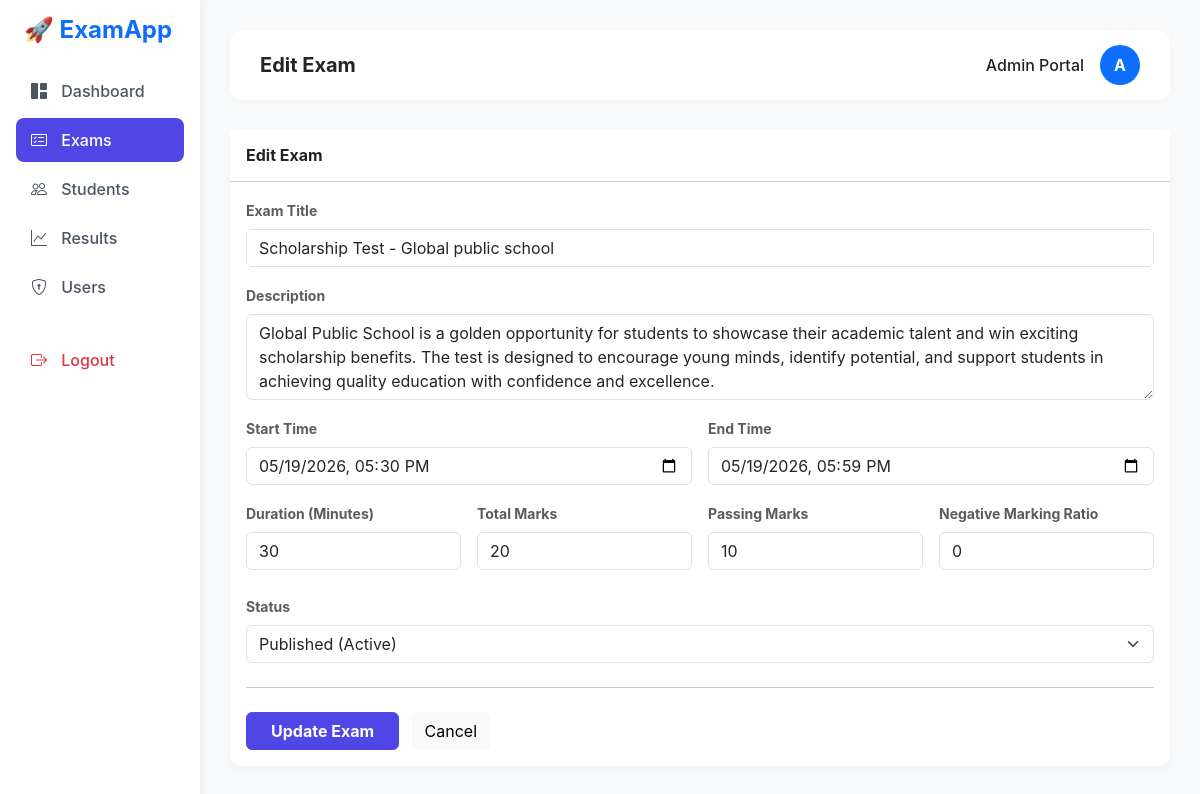
Page /admin/exams/edit?id=3 (signed in) on the committed database.
### tables this page shows
CREATE TABLE `exams` (
  `id` int NOT NULL AUTO_INCREMENT,
  `title` varchar(200) NOT NULL,
  `description` text,
  `duration_minutes` int NOT NULL,
  `start_time` datetime NOT NULL,
  `end_time` datetime NOT NULL,
  `passing_marks` decimal(5,2) NOT NULL,
  `total_marks` decimal(5,2) NOT NULL,
  `negative_marking_ratio` decimal(3,2) DEFAULT '0.00',
  `status` enum('draft','published','completed') DEFAULT 'draft',
  `created_at` timestamp NULL DEFAULT CURRENT_TIMESTAMP,
  `created_by` int DEFAULT NULL,
  PRIMARY KEY (`id`),
  KEY `created_by` (`created_by`),
  CONSTRAINT `exams_ibfk_1` FOREIGN KEY (`created_by`) REFERENCES `users` (`id`) ON DELETE SET NULL
);

### app/Controllers/AdminController.php (called while the page is built, shortened)
<?php
class AdminController {
    private $examModel;
    public function __construct() {
        $database = new Database();
        $this->db = $database->connect();
        $this->examModel = new Exam($this->db);
    }
    public function editExam() {
        $id = $_GET['id'] ?? null;
        $exam = $this->examModel->getById($id);
        require_once __DIR__ . '/../Views/admin/exams/edit.php';
        require_once __DIR__ . '/../Views/layouts/admin.php';
    }
}

### app/Config/Database.php (called while the page is built, shortened)
<?php
class Database {
    private $host = '127.0.0.1';
    private $db_name = 'online_exam_db';
    private $username = 'root';
    private $password = '';
    public function connect() {
        $this->conn = null;
        try {
            $dsn = "mysql:host=" . $this->host . ";dbname=" . $this->db_name . ";charset=utf8mb4";
            $this->conn = new PDO($dsn, $this->username, $this->password);
            $this->conn->setAttribute(PDO::ATTR_ERRMODE, PDO::ERRMODE_EXCEPTION);
            $this->conn->setAttribute(PDO::ATTR_DEFAULT_FETCH_MODE, PDO::FETCH_ASSOC);
        } catch(PDOException $e) {
            echo 'Connection Error: ' . $e->getMessage();
        }
        return $this->conn;
    }
}

### app/Models/Exam.php (called while the page is built, shortened)
<?php
class Exam {
    private $conn;
    private $table = 'exams';
    public function __construct($db) {
        $this->conn = $db;
    }
    public function getById($id) {
        $query = "SELECT e.*,
            (SELECT COUNT(*) FROM questions q WHERE q.exam_id = e.id) as question_count,
            (SELECT COUNT(*) FROM exam_attempts ea WHERE ea.exam_id = e.id) as attempt_count
            FROM " . $this->table . " e WHERE e.id = :id";
        $stmt = $this->conn->prepare($query);
        $stmt->execute(['id' => $id]);
        return $stmt->fetch(PDO::FETCH_ASSOC);
    }
}

### app/Views/admin/exams/edit.php (the view, shortened to what this page needs)
<div class="card">
    <div class="card-header bg-white py-3">
        <h6 class="m-0 fw-bold text-dark">Edit Exam</h6>
    </div>
    <div class="card-body">
        <form action="/admin/exams/update" method="POST">
            <div class="row g-3">
                <div class="col-md-12">
                    <label class="form-label text-muted small fw-bold">Exam Title</label>
                    <input type="text" name="title" class="form-control" value="<?= htmlspecialchars($exam['title']) ?>" required>
                </div>
                <div class="col-md-12">
                    <label class="form-label text-muted small fw-bold">Description</label>
                    <textarea name="description" class="form-control" rows="3"><?= htmlspecialchars($exam['description'] ?? '') ?></textarea>
                </div>
                <div class="col-md-6">
                    <label class="form-label text-muted small fw-bold">Start Time</label>
                    <input type="datetime-local" name="start_time" class="form-control" value="<?= date('Y-m-d\TH:i', strtotime($exam['start_time'])) ?>" required>
                </div>
                <div class="col-md-6">
                    <label class="form-label text-muted small fw-bold">End Time</label>
                    <input type="datetime-local" name="end_time" class="form-control" value="<?= date('Y-m-d\TH:i', strtotime($exam['end_time'])) ?>" required>
                </div>
                <div class="col-md-3">
                    <label class="form-label text-muted small fw-bold">Duration (Minutes)</label>
                    <input type="number" name="duration" class="form-control" value="<?= $exam['duration_minutes'] ?>" required>
                </div>
                <div class="col-md-3">
                    <label class="form-label text-muted small fw-bold">Total Marks</label>
                    <input type="number" step="0.01" name="total_marks" class="form-control" value="<?= rtrim(rtrim($exam['total_marks'], '0'), '.') ?>" required>
                </div>
                <div class="col-md-3">
                    <label class="form-label text-muted small fw-bold">Passing Marks</label>
                    <input type="number" step="0.01" name="passing_marks" class="form-control" value="<?= rtrim(rtrim($exam['passing_marks'], '0'), '.') ?>" required>
                </div>
                <div class="col-md-3">
                    <label class="form-label text-muted small fw-bold">Negative Marking Ratio</label>
                    <input type="number" step="0.01" name="negative_marking" class="form-control" placeholder="0.00" value="<?= rtrim(rtrim($exam['negative_marking_ratio'], '0'), '.') ?>">
                </div>
                <div class="col-md-12 mt-4">
                    <label class="form-label text-muted small fw-bold">Status</label>
                    <select name="status" class="form-select">
                        <option value="published" <?= $exam['status'] === 'published' ? 'selected' : '' ?>>Published (Active)</option>
                    </select>
                </div>
            </div>
            <hr class="my-4">
            <button type="submit" class="btn btn-primary fw-bold px-4">Update Exam</button>
            <a href="/admin/exams" class="btn btn-light ms-2">Cancel</a>
        </form>
    </div>
</div>

### app/Views/layouts/admin.php (style rules this page uses)
body { background-color: #f8f9fa; font-family: 'Inter', sans-serif; }
.card { border: none; border-radius: 12px; box-shadow: 0 4px 12px rgba(0,0,0,0.03); }
.btn-primary { background-color: #4F46E5; border-color: #4F46E5; }

### rows in the picture
exams: title "Scholarship Test - Global public school", description "Global Public School is a golden opportunity for students to showcase their academic talent and win exciting scholarship benefits. The test is designed to encourage young minds, identify potential, and support students in achieving quality education with confidence and excellence.", start_time "05/19/2026 17:30", end_time "05/19/2026 17:59", duration "30", total_marks "20", passing_marks "10", negative_marking "0", status "Published (Active)"

### other values in the picture
$title "Edit Exam"
